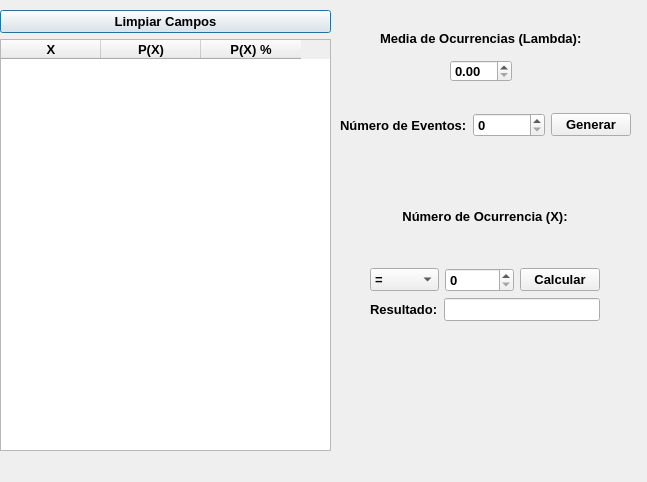
<?xml version="1.0" encoding="UTF-8"?>
<ui version="4.0">
 <class>Dialog</class>
 <widget class="QDialog" name="Dialog">
  <property name="geometry">
   <rect>
    <x>0</x>
    <y>0</y>
    <width>647</width>
    <height>482</height>
   </rect>
  </property>
  <property name="font">
   <font>
    <pointsize>10</pointsize>
    <weight>75</weight>
    <bold>true</bold>
   </font>
  </property>
  <property name="windowTitle">
   <string>Distribución de Poisson</string>
  </property>
  <widget class="QWidget" name="layoutWidget">
   <property name="geometry">
    <rect>
     <x>0</x>
     <y>10</y>
     <width>331</width>
     <height>441</height>
    </rect>
   </property>
   <layout class="QGridLayout" name="gridLayout_4">
    <item row="0" column="0">
     <widget class="QPushButton" name="btnEliminaFila">
      <property name="font">
       <font>
        <pointsize>10</pointsize>
        <weight>75</weight>
        <bold>true</bold>
       </font>
      </property>
      <property name="text">
       <string>Limpiar Campos</string>
      </property>
     </widget>
    </item>
    <item row="1" column="0">
     <widget class="QTableWidget" name="tablaMetodo">
      <property name="font">
       <font>
        <pointsize>11</pointsize>
       </font>
      </property>
      <column>
       <property name="text">
        <string>X</string>
       </property>
       <property name="font">
        <font>
         <pointsize>10</pointsize>
         <weight>75</weight>
         <bold>true</bold>
        </font>
       </property>
       <property name="textAlignment">
        <set>AlignHCenter|AlignVCenter|AlignCenter</set>
       </property>
      </column>
      <column>
       <property name="text">
        <string>P(X)</string>
       </property>
       <property name="font">
        <font>
         <pointsize>10</pointsize>
         <weight>75</weight>
         <bold>true</bold>
        </font>
       </property>
       <property name="textAlignment">
        <set>AlignHCenter|AlignVCenter|AlignCenter</set>
       </property>
      </column>
      <column>
       <property name="text">
        <string>P(X) %</string>
       </property>
       <property name="font">
        <font>
         <pointsize>10</pointsize>
         <weight>75</weight>
         <bold>true</bold>
        </font>
       </property>
       <property name="textAlignment">
        <set>AlignHCenter|AlignBottom</set>
       </property>
      </column>
     </widget>
    </item>
   </layout>
  </widget>
  <widget class="QLabel" name="label_2">
   <property name="geometry">
    <rect>
     <x>380</x>
     <y>30</y>
     <width>210</width>
     <height>16</height>
    </rect>
   </property>
   <property name="text">
    <string>Media de Ocurrencias (Lambda):</string>
   </property>
  </widget>
  <widget class="QDoubleSpinBox" name="txtMedia">
   <property name="geometry">
    <rect>
     <x>450</x>
     <y>60</y>
     <width>62</width>
     <height>22</height>
    </rect>
   </property>
   <property name="showGroupSeparator" stdset="0">
    <bool>false</bool>
   </property>
  </widget>
  <widget class="QWidget" name="layoutWidget">
   <property name="geometry">
    <rect>
     <x>340</x>
     <y>100</y>
     <width>291</width>
     <height>51</height>
    </rect>
   </property>
   <layout class="QGridLayout" name="gridLayout">
    <item row="0" column="0">
     <widget class="QLabel" name="label_3">
      <property name="text">
       <string>Número de Eventos:</string>
      </property>
     </widget>
    </item>
    <item row="0" column="1">
     <widget class="QSpinBox" name="txtEvento"/>
    </item>
    <item row="0" column="2">
     <widget class="QPushButton" name="btnCalcular2">
      <property name="text">
       <string>Generar</string>
      </property>
     </widget>
    </item>
   </layout>
  </widget>
  <widget class="QWidget" name="layoutWidget">
   <property name="geometry">
    <rect>
     <x>370</x>
     <y>170</y>
     <width>230</width>
     <height>151</height>
    </rect>
   </property>
   <layout class="QGridLayout" name="gridLayout_6">
    <item row="0" column="0">
     <layout class="QGridLayout" name="gridLayout_5">
      <item row="0" column="0">
       <widget class="QLabel" name="label">
        <property name="lineWidth">
         <number>1</number>
        </property>
        <property name="text">
         <string>Número de Ocurrencia (X):</string>
        </property>
        <property name="textFormat">
         <enum>Qt::PlainText</enum>
        </property>
        <property name="alignment">
         <set>Qt::AlignCenter</set>
        </property>
       </widget>
      </item>
      <item row="1" column="0">
       <layout class="QGridLayout" name="gridLayout_2">
        <item row="0" column="0">
         <widget class="QComboBox" name="combo">
          <item>
           <property name="text">
            <string>=</string>
           </property>
          </item>
          <item>
           <property name="text">
            <string>&gt;</string>
           </property>
          </item>
          <item>
           <property name="text">
            <string>&lt;</string>
           </property>
          </item>
          <item>
           <property name="text">
            <string>&gt;=</string>
           </property>
          </item>
          <item>
           <property name="text">
            <string>&lt;=</string>
           </property>
          </item>
         </widget>
        </item>
        <item row="0" column="1">
         <widget class="QSpinBox" name="txtNumero"/>
        </item>
        <item row="0" column="2">
         <widget class="QPushButton" name="btnCalcular1">
          <property name="text">
           <string>Calcular</string>
          </property>
         </widget>
        </item>
       </layout>
      </item>
     </layout>
    </item>
    <item row="1" column="0">
     <layout class="QGridLayout" name="gridLayout_3">
      <item row="0" column="0">
       <widget class="QLabel" name="label_4">
        <property name="text">
         <string>Resultado:</string>
        </property>
       </widget>
      </item>
      <item row="0" column="1">
       <widget class="QLineEdit" name="txtResultado">
        <property name="readOnly">
         <bool>true</bool>
        </property>
       </widget>
      </item>
     </layout>
    </item>
   </layout>
  </widget>
  <zorder>layoutWidget</zorder>
  <zorder>layoutWidget</zorder>
  <zorder>label_2</zorder>
  <zorder>txtMedia</zorder>
  <zorder>layoutWidget</zorder>
 </widget>
 <tabstops>
  <tabstop>txtMedia</tabstop>
  <tabstop>txtEvento</tabstop>
  <tabstop>btnCalcular2</tabstop>
  <tabstop>combo</tabstop>
  <tabstop>txtNumero</tabstop>
  <tabstop>btnCalcular1</tabstop>
  <tabstop>btnEliminaFila</tabstop>
  <tabstop>tablaMetodo</tabstop>
  <tabstop>txtResultado</tabstop>
 </tabstops>
 <resources/>
 <connections/>
</ui>
